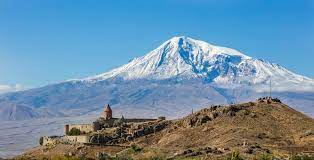
#> input picture openCV21/image.jpg, 314 x 160 px, found by its file name
$ jupyter execute C121.ipynb
#> lines starting #> are read from the running program, lines starting #| are printed output that depends on the picture
[cell 1]
import numpy as np
import cv2
from matplotlib import pyplot as plt

[cell 2]
img = cv2.imread('C:/Users/chaun/openCV21/image.jpg',0)
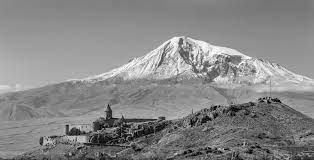
#> img: shape (160, 314); min 0, max 255, mean 135.5

[cell 3]
cv2.imshow('image',img)
cv2.waitKey(0)
cv2.destroyAllWindows()

[cell 4]
cv2.imshow('image',img)
k = cv2.waitKey(0)
#> (key Esc is pressed here)
